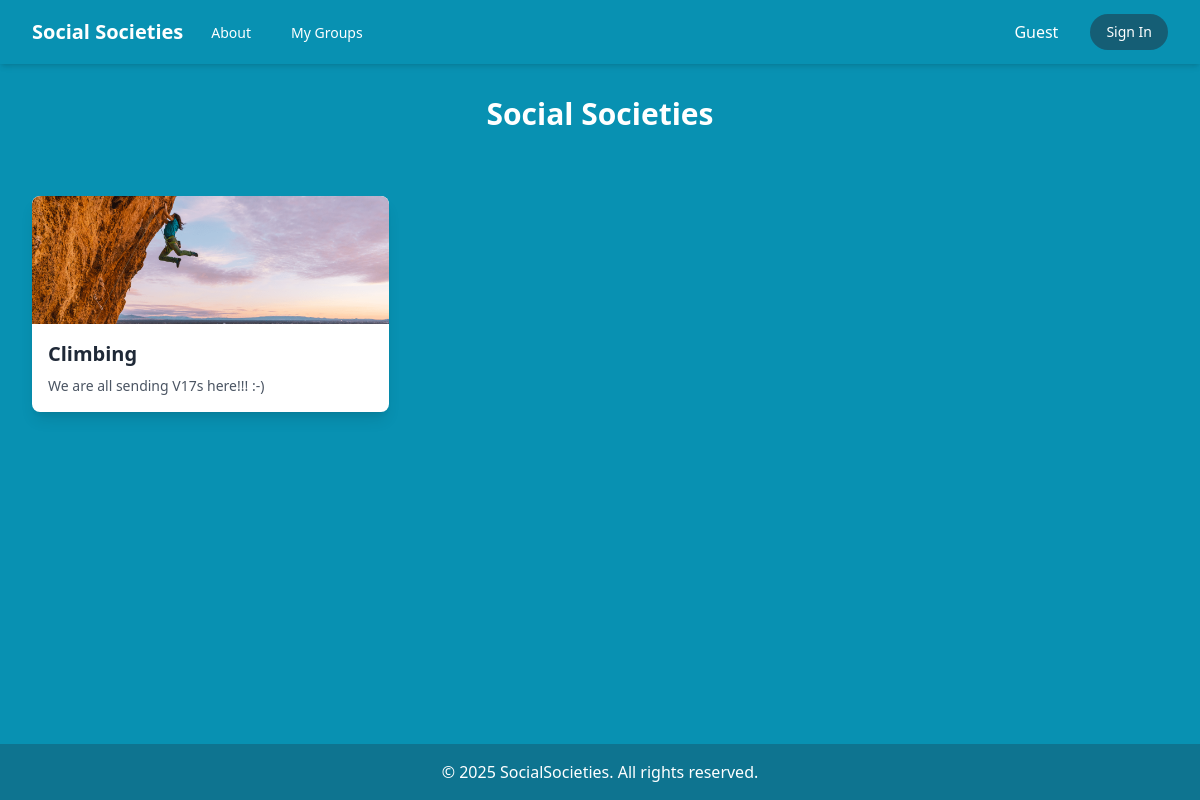
The page / on the database its author committed.
### src/database/database.py (models this page shows)
class Societies(db.Model):
    __tablename__ = "societies"
    society_id = db.Column(db.Integer, primary_key=True)
    name = db.Column(db.String(100), nullable=False)
    description = db.Column(db.String(200), nullable=False)
    created_by = db.Column(db.Integer, db.ForeignKey('staff.staff_id'), nullable=False)
    image_filename = db.Column(db.String(200), nullable=True)  # stores image filepath
    announcement = db.Column(db.String(200), nullable=True)

### src/app.py (the view)
@app.route('/')
def index():
    groups = Societies.query.all()
    job_role = session.get('job_role')
    success = request.args.get('success')
    return render_template('index.html', groups=groups, job_role=job_role, success=success)

### src/templates/index.html (shortened to what this page needs)
<!DOCTYPE html>
<html lang="en">
  <head>
    <script src="https://cdn.tailwindcss.com"></script>
  </head>
  <body class="min-h-screen flex flex-col bg-cyan-600">
    {% include 'navbar/navbar.html' %}
    <main class="flex-grow">
      <div class="p-8">
        <h1 class="text-3xl font-bold text-center text-white">
          Social Societies
        </h1>
      </div>
      <div class="grid grid-cols-1 sm:grid-cols-2 md:grid-cols-3 gap-8 p-8">
        {% for group in groups %}
        <a
          href="{{ url_for('group_detail', group_id=group.society_id) }}"
          class="block bg-white shadow-lg rounded-lg overflow-hidden hover:shadow-xl transition duration-300"
        >
          {% if group.image_filename %}
          <img
            src="{{ url_for('static', filename='group_images/' + group.image_filename) }}"
            alt="{{ group.name }}"
            class="w-full h-32 object-cover rounded-t-lg"
          />
          {% else %}
          <img
            src="{{ url_for('static', filename='default.png') }}"
            alt="Default image"
            class="w-full h-32 object-cover rounded-t-lg"
          />
          {% endif %}
          <div class="p-4">
            <h2 class="text-xl font-semibold text-gray-800">
              {{ group.name }}
            </h2>
            <p class="text-gray-600 text-sm mt-2">{{ group.description }}</p>
          </div>
        </a>
        {% endfor %}
      </div>
    </main>
    {% include 'footer/footer.html' %}
  </body>
</html>

### rows shown on the page
Societies: image_filename (picture), name "Climbing", description "We are all sending V17s here!!! :-)"
